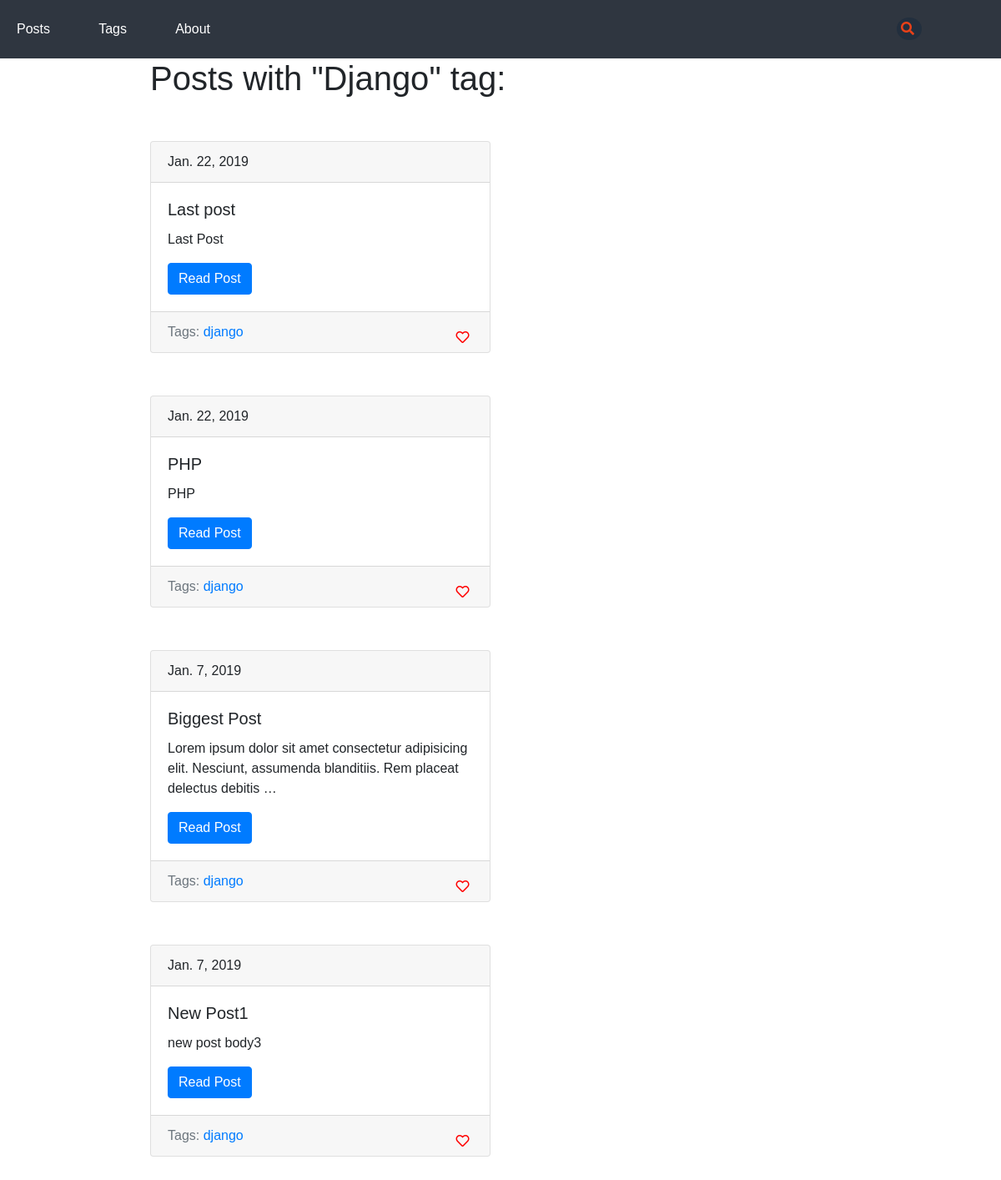
Before: /blog/tag/django/ with the older database file.
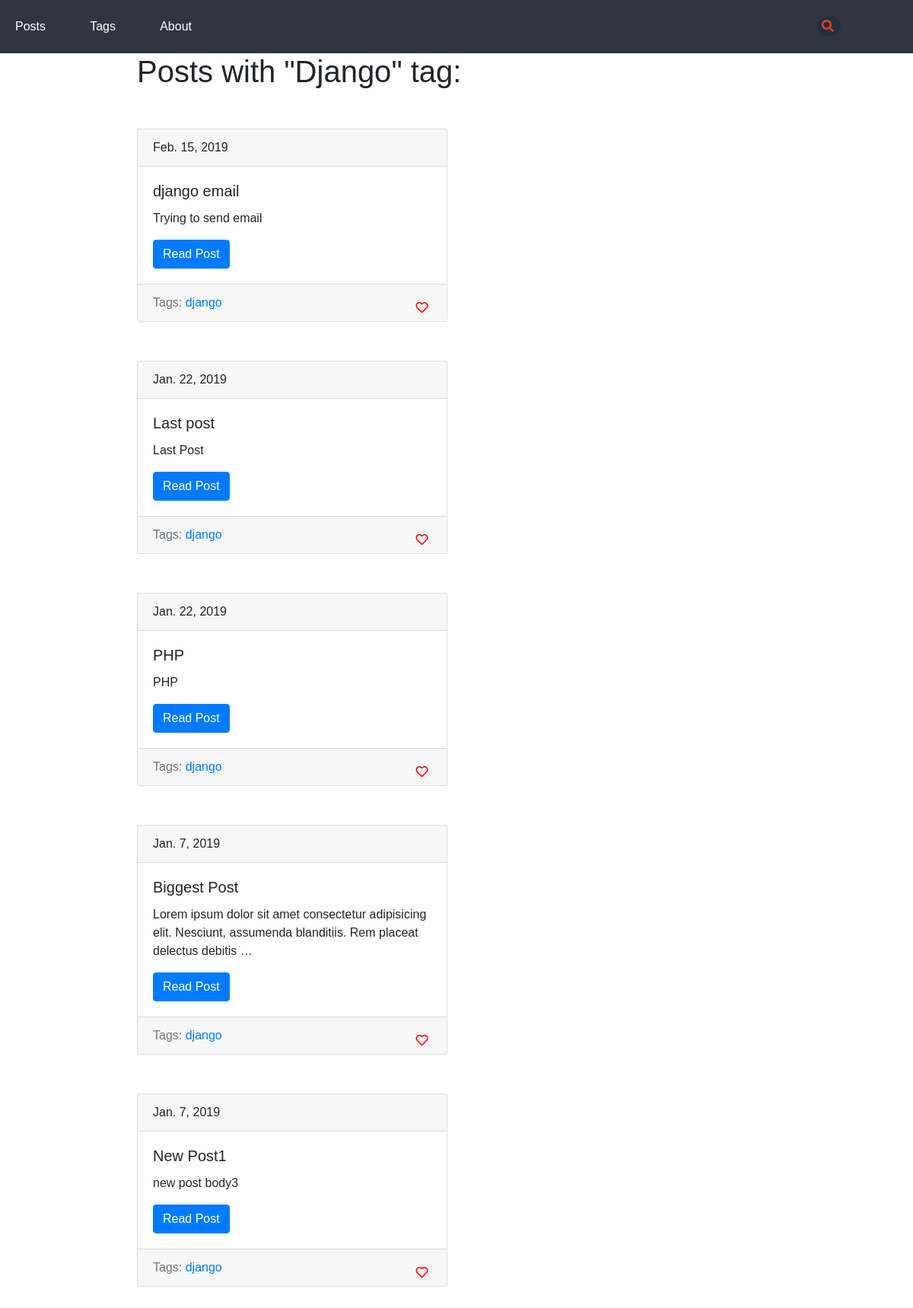
After: the same page with the newer database file.
### blog/models.py (models this page shows, shortened)
class Tag(models.Model):
    title = models.CharField(max_length = 50)
    slug = models.SlugField(max_length = 50, unique = True)
    def get_absolute_url(self):#имя функции - лучше использовать такое
        return reverse("tag_detail_url", kwargs = {"slug": self.slug})
    class Meta:
        ordering = ["title"]#в алф порядке

class Post(models.Model):#создаём класс Post для работы с бд
    title = models.CharField(max_length = 150, db_index = True)#заголовок
    slug = models.SlugField(max_length = 150, blank = True, unique = True)#ссылка понятая для юзера(должна быть уникальной)
    body = models.TextField(blank = True, db_index = True)#тело текста
    date_pub = models.DateField(auto_now_add = True)#время публикации
    tags = models.ManyToManyField("Tag", blank = True, related_name = "posts")
    def get_absolute_url(self):#имя функции - лучше использовать такое
        return reverse("post_detail_url", kwargs = {"slug": self.slug})
    class Meta:
        ordering = ["-date_pub"]#посты будут сортироваться для пагинатора так: самые новые вверху, старые внизу(-)указываем для этого

### blog/views.py (the view)
class TagDetail(ObjectDetailMixin, View):
    model = Tag
    template = "blog/tag_detail.html"

### blog/mixins.py (called while the page is built)
    def get(self, request, slug):
        obj = get_object_or_404(self.model, slug__iexact = slug)#чтобы если не найден выводилось 404
        return render(request, self.template, context = {self.model.__name__.lower(): obj, "admin_obj": obj, "detail": True})

### blog/templates/blog/tag_detail.html (shortened to what this page needs)
{% extends "blog/baseBlog.html" %}
{% block content %}
<div style="margin-left: 15%">
    <h1>
        Posts with "{{tag.title|title}}" tag:
    </h1>
    {% for post in tag.posts.all %}
        {% include "blog/includes/post_card_template.html" %}
    {% endfor %}
</div>
{% endblock %}

### blog/templates/blog/baseBlog.html (shortened to what this page needs)
{% extends "index.html" %}

### templates/index.html (shortened to what this page needs)
{% load static %}
<!DOCTYPE html>
<html lang="ru">
<head>
    <link rel="stylesheet" href="https://use.fontawesome.com/releases/v5.6.3/css/all.css">
    <link rel="stylesheet" href="https://stackpath.bootstrapcdn.com/bootstrap/4.2.1/css/bootstrap.min.css">
    <link rel="stylesheet" href="{% static 'css/admin-panel.css' %}">
    <link rel="stylesheet" href="{% static 'css/style.css' %}">
    <link rel="stylesheet" href="{% static 'css/adaptive.css' %}">
</head>
<body>
    <nav class="nav-urls">
          <ul class="not-mobile-menu">
            <li>
              <a href="{% url 'postsList_url'%}">Posts</a>
            </li>
            <li>
              <a href="{% url 'tags_list_url' %}">Tags</a>
            </li>
            <li>
              <a href="{% url 'aboutList_url'%}">About</a>
            </li>
          </ul>
          <div class="div-search">
            <form action="{% url 'postsList_url' %}" class="form-search">
              <a href="" class="search-btn">
                <i class="fas fa-search"></i>
              </a>
            </form>
          </div>
      </nav>
    {% block content %}{% endblock %}
</body>
</html>

### blog/templates/blog/includes/post_card_template.html
<div class="card" style = "margin: 5% 0; width: 40%">
  <div class="card-header">
    {{post.date_pub}}
  </div>
  <div class="card-body">
  <h5 class="card-title">{{post.title}}</h5>
  <p class="card-text">{{post.body|truncatewords:15}}</p>
  <a href="{{ post.get_absolute_url }}" class="btn btn-primary">Read Post</a>
  </div>
  <div class="card-footer text-muted">
    Tags:
    {% for tag in post.tags.all %}
      <a href="{{tag.get_absolute_url}}">{{tag.title}}</a>
    {% endfor %}
    <button class="like" type="submit"><i class="heart far fa-heart"></i></button>
  </div>
</div>

### static/css/style.css (style rules this page uses)
body { font-family: "Montserrat", sans-serif; }
* { margin: 0; padding: 0; }
nav.nav-urls { display: flex; justify-content: space-between; align-items: center; padding: 20px; background-color: #2f3640; }
nav.nav-urls ul { width: 40%; display: flex; list-style: none; align-items: center; justify-content: space-between; margin: 0; }
nav.nav-urls ul li a { color: #fff; text-decoration: none; position: relative; }
nav.nav-urls ul li a::before { content: ''; bottom: -5px; right: 0; position: absolute; width: 0; height: 2px; background-color: #c4c4c4; transition: 0.2s; }
button.like i { color: red; transition: 0.25s; }
button.like { outline: none; background-color: #F7F7F7; border: none; border-radius: 5px; cursor: pointer; position: absolute; left: 90%; }
.card-footer { position: relative; }
.div-search { display: flex; justify-content: center; align-items: center; width: auto; height: 30px; margin: 0; padding: 0; }
.fa-search { color: #e84118; }
.search-btn { background-color: #222f3e; padding: 5px; border-radius: 50%; margin: 0; position: relative; left: -20px; }

### static/css/adaptive.css (style rules this page uses)
@media screen and (min-width: 493px) { button.like { top: 40%; left: 90%; } }
@media screen and (min-width: 700px) { nav.nav-urls ul { width: 30%; } }
@media screen and (min-width: 1024px) { nav.nav-urls ul { width: 20%; } }

Changed rows visible on the page:
added Post: date_pub "Feb. 15, 2019", title "django email", body "Trying to send email", Tag (title "django")
